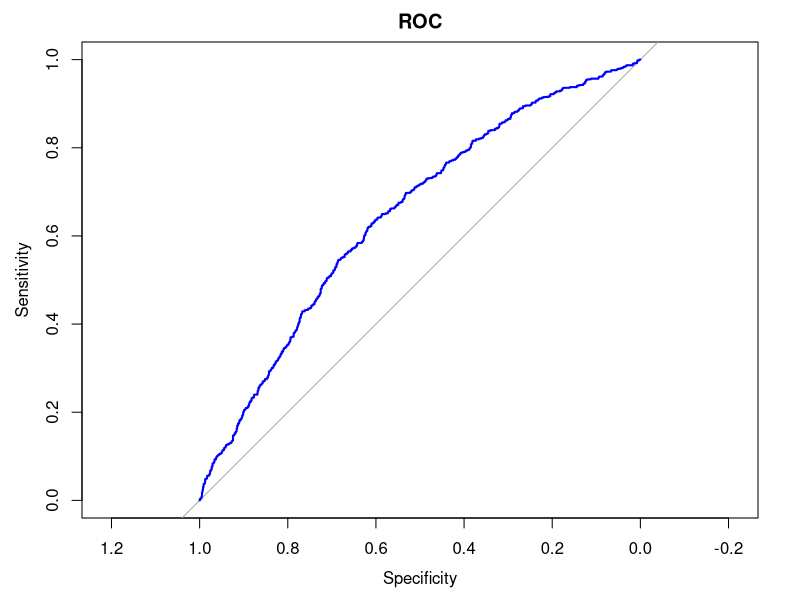
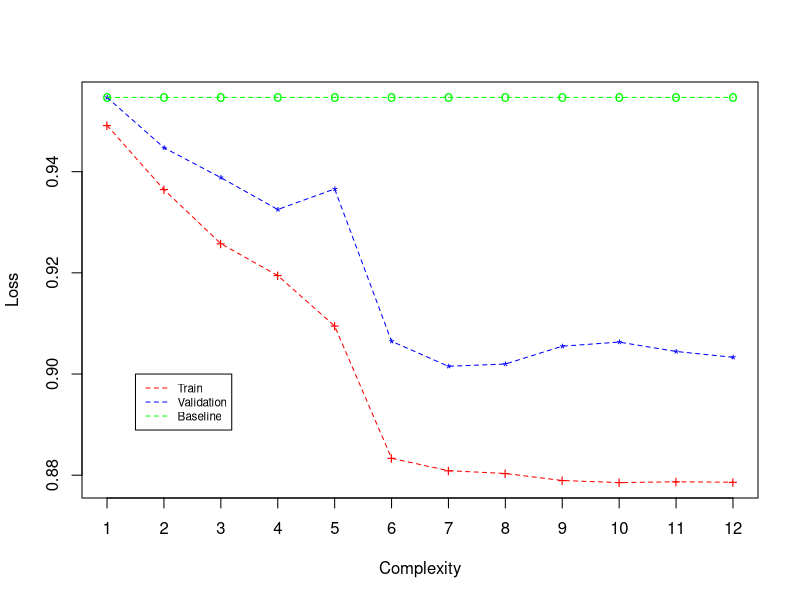
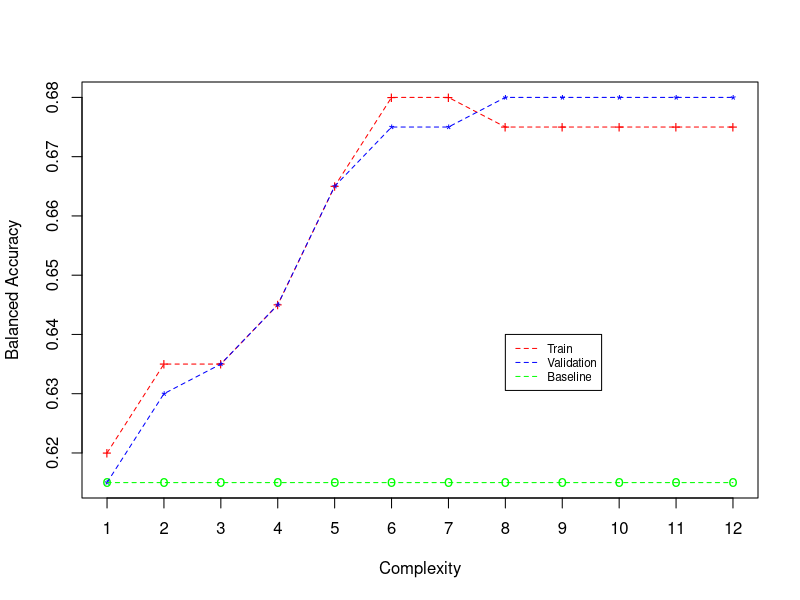

These charts were generated, in order, by the following R code: (Note: a time limit stopped this script after it produced the figures.)
#----------------------------------------------------------------#
# INF-0615 Aprendizado Supervisionado I                          #
#                                                                #
# Trabalho 02                                                    #
#----------------------------------------------------------------#
# Nome COMPLETO dos integrantes do grupo:                        #
#                                                                #
# - Evandro Santos Rocha                                         #
# - Laíssa Pacheco de Oliveira                                   #
# - Rafael Dantas de Moura                                       #
#                                                                #
#----------------------------------------------------------------#


#######################################
# FUNÇÕES DE APOIO                    #
#######################################

# Escreve a funcao de hipotese dada as features continuas e o 
# respectivo grau polinomial
getHypothesis <- function(feature_names, degree){
    
    hypothesis_string <- "hypothesis <- formula(target ~ "
    for(d in 1:degree){
        for(i in 1:length(feature_names)){
            hypothesis_string <- paste(hypothesis_string, 
                                       "I(", feature_names[i], "^", d, ") + ",
                                       sep = "")
        }
    }
    hypothesis_string <- substr(hypothesis_string, 1, nchar(hypothesis_string)-3)
    hypothesis_string <- paste(hypothesis_string, ")")
    hypothesis <- eval(parse(text=hypothesis_string))
    return(hypothesis)
}


# Calcula a loss de um modelo dado os valores preditos e os labels
getLoss <- function(y_true, y_pred){
    y_true <- as.numeric(y_true) - 1
    
    totalLoss <- 0
    eps <- 1e-9
    # Recall: length(y_true) == length(y_pred)
    # loss = (1-y)*log2(1 - p + eps)) + y*log(p + eps)
    # eps is used for numerical stability, it is very close to 0.
    # Supose we have y = 1 and p = 1 (perfect prediction), the loss (without eps)
    # would be 0*log2(0) + 1*log(1). It would result in NaN
    # because of 0*log2(0). With eps: 0*log2(1e-9) + 1*log(1 + 1e-9) 
    for(i in 1:length(y_true)){
        loss <- -1*((1 - y_true[i])*log2(1 - y_pred[i] + eps) + y_true[i]*log2(y_pred[i] + eps))
        totalLoss <- totalLoss + loss
    }
    totalLoss <- totalLoss/(length(y_true))
    return(totalLoss)
}

# Calcula a matriz de confusão relativa 
calculaMatrizConfusaoRelativa <- function(cm){
    
    # Aplicamos a transposição para garantir que a referencia
    # fique nas linhas e a predicao nas colunas
    cm_absolute = t(cm$table)
    
    # SEMPRE construam e reportem a matriz de confusao relativa!
    cm_relative = cm_absolute
    
    cm_relative[1,1] = round(cm_absolute[1,1]/sum(cm_absolute[1,]), digits=2)
    cm_relative[1,2] = round(cm_absolute[1,2]/sum(cm_absolute[1,]), digits=2)
    cm_relative[2,1] = round(cm_absolute[2,1]/sum(cm_absolute[2,]), digits=2)
    cm_relative[2,2] = round(cm_absolute[2,2]/sum(cm_absolute[2,]), digits=2)
    
    return(cm_relative)  
}


#######################################
# PREPARAÇÃO DE AMBIENTE DE TRABALHO  #
#######################################

#install.packages("glmnet")
#install.packages("caret")
#install.packages("pROC")

set.seed(13)

library(glmnet)
library(caret)
library(pROC)


#######################################
# DÚVIDAS / PENDÊNCIAS                #
#######################################
# #1. ( ) Conjunto de teste e SARS
# #2. ( ) Relatório
# #3. (X) Encontrar os pontos ótimos para cada simulação
# #4. ( ) Experimentar normalizar com Min-Max
# #5. ( ) Quando normalizado por Z-Norma, o desvio-padrão não foi igual a 1. É um problema?
# #6. ( ) Testar outro balanceamento?
# #7. ( ) Desenhar a curva ROC para outros balanceamento
# #8. ( ) Avaliar as matrizes de confusão
# #9. ( ) Plotar ViesVariancia e Acuraria tudo junto



###############################################################################
# Questao 1                                                                   #
# ---------                                                                   #
#                                                                             #
# Inspecionem os dados. Quantos exemplos vocês tem? Há exemplos com           #
# features sem anotações? Como vocês lidariam com isso?                       #
#                                                                             #
###############################################################################


### Carregando as bases de dados ### 
trainSet <- read.csv("proteins_training_set.csv")
valSet <- read.csv("proteins_validation_set.csv")
testSet <- read.csv("proteins_test_set.csv")
sarsSet <- read.csv("SARS_test_set.csv")

summary(trainSet)
summary(valSet)
summary(testSet)
summary(sarsSet)

head(trainSet, 5)
#  start_position end_position chou_fasman emini kolaskar_tongaonkar parker isoelectric_point aromaticity hydrophobicity stability target
#1           1065         1076       0.994 1.790               1.010  2.367          5.562073  0.11792829    -0.04501992  32.41882      1
#2            380          392       1.065 0.209               1.024  0.885          5.718933  0.07129456    -0.19005629  34.84936      1
#3             11           18       0.950 1.080               1.048  1.950          4.348450  0.15267176    -0.31145038  35.35763      1
#4            105          119       0.836 0.028               1.083 -0.827         11.713196  0.06428571    -0.62285714  79.02714      1
#5            172          186       1.014 0.185               1.044  1.960          4.749329  0.03626943     0.30932642  30.14974      1

head(valSet, 5)
#  start_position end_position chou_fasman emini kolaskar_tongaonkar parker isoelectric_point aromaticity hydrophobicity stability target
#1            581          590       1.081 5.160               0.916  5.500          6.740540  0.10000000    -0.70412500  33.18163      1
#2            366          375       0.728 0.778               1.014  0.550          5.702576  0.03141361    -0.07643979  30.19319      1
#3            173          181       0.939 1.327               1.012  1.800          5.226501  0.07370518     0.01633466  14.67331      1
#4            583          597       1.038 0.530               1.049  0.267          4.971985  0.08785942    -0.10143770  47.00623      1
#5            416          430       0.915 0.096               1.111  1.513          8.778992  0.05454545     0.15490909  43.05618      1

head(testSet, 5)
#  start_position end_position chou_fasman emini kolaskar_tongaonkar parker isoelectric_point aromaticity hydrophobicity stability target
#1             22           26       0.888 0.633               0.974   2.66          6.867493  0.10384615     -0.5788462  21.68462      1
#2             28           32       0.916 1.757               1.040   1.70          6.899475  0.12582781      0.2562914  20.35828      1
#3            262          266       0.822 0.110               1.157  -4.18          4.988220  0.06060606     -0.6154882  43.38855      1
#4              2            6       1.198 2.614               0.923   4.38          4.487366  0.05509182     -0.6919866  68.59666      1
#5            154          158       1.042 1.919               0.984   4.26         10.843933  0.02577320     -1.0726804  22.58918      1


head(sarsSet, 5)
#  start_position end_position chou_fasman emini kolaskar_tongaonkar parker isoelectric_point aromaticity hydrophobicity stability target
#1              1           17       0.887 0.040               1.056 -2.159          5.569763   0.1163347    -0.06111554  33.20512      0
#2              1           15       0.869 0.047               1.056 -2.500          5.569763   0.1163347    -0.06111554  33.20512      0
#3              2           10       0.621 0.042               1.148 -7.467          5.569763   0.1163347    -0.06111554  33.20512      0
#4              6           20       1.021 0.230               1.049  0.927          5.569763   0.1163347    -0.06111554  33.20512      0
#5              9           25       1.089 0.627               1.015  3.165          5.569763   0.1163347    -0.06111554  33.20512      0

#------------------------------------------------#
# Tamanhos dos conjuntos de dados                #
#------------------------------------------------#

dim(trainSet)
#[1] 9204   11

dim(valSet)
#[1] 2303   11

dim(testSet)
#[1] 2878   11

dim(sarsSet)
#[1] 520  11

#-----------------------------------------------------------#
# Verificação se há registros repetidos entre os conjuntos  #
#-----------------------------------------------------------#

merge(trainSet, valSet)
merge(trainSet, testSet)
merge(valSet, testSet)

# transformando target em fator
trainSet$target <- as.factor(trainSet$target)
valSet$target   <- as.factor(valSet$target)
testSet$target  <- as.factor(testSet$target)
sarsSet$target  <- as.factor(sarsSet$target)


#------------------------------------------------#
# Tratamento de erros: NAs                       #
#------------------------------------------------#

#Há exemplos com features sem anotações?
any(is.na(trainSet))
any(is.na(valSet))
any(is.na(testSet))
any(is.na(sarsSet))


###############################################################################
# Questao 2                                                                   #
# ---------                                                                   #
#                                                                             #
# Inspecionem a frequência de cada classe.                                    # 
# A base de dados está balanceada ?                                           #
# Se não, como vocês lidarão com o desbalanceamento ?                         #
#                                                                             #
###############################################################################

### Verifica Frequencia de cada uma das classes ###
trainFrequency = table(trainSet$target)
trainFrequency
#0    1 
#6709 2495

# RESULTADO: não está balanceado, pois a frequência da classe "0" 
#            é cerca 2,7 vezes maior do que a da classe "1"

# Balanceamento pela ponderacao da função de erro

relative_frequency = trainFrequency/sum(trainFrequency)
relative_frequency

w_positive = 1 - relative_frequency[2]
w_negative = 1 - relative_frequency[1]

w_positive
w_negative

# Inicializando com zeros o vetor de pesos
weights <- rep(0.0, dim(trainSet)[1])

# Associando o peso dos positivos (w_positive) aos respectivos exemplos
weights[trainSet$target == 1] = w_positive 

# Associando o peso dos negatives (w_negative) aos respectivos exemplos
weights[trainSet$target == 0] = w_negative 

###############################################################################
# Questao 3                                                                   #
# ---------                                                                   #
#                                                                             #
# Apliquem alguma técnica de normalização de forma a deixa os dados           #
# mais bem preparados para o treinamento.                                     # 
#                                                                             #
###############################################################################

## Normalizacao Z-norma 
mean_features <- apply(trainSet[,1:(ncol(trainSet)-1)], 2, mean)
mean_features

sd_features <- apply(trainSet[,1:(ncol(trainSet)-1)], 2, sd)
sd_features

trainSet[,1:(ncol(trainSet)-1)] <- sweep(trainSet[,1:(ncol(trainSet)-1)], 2, mean_features, "-")
trainSet[,1:(ncol(trainSet)-1)] <- sweep(trainSet[,1:(ncol(trainSet)-1)], 2, sd_features, "/")
summary(trainSet)

valSet[,1:(ncol(valSet)-1)] <- sweep(valSet[,1:(ncol(valSet)-1)], 2, mean_features, "-")
valSet[,1:(ncol(valSet)-1)] <- sweep(valSet[,1:(ncol(valSet)-1)], 2, sd_features, "/")
summary(valSet)

testSet[,1:(ncol(testSet)-1)] <- sweep(testSet[,1:(ncol(testSet)-1)], 2, mean_features, "-")
testSet[,1:(ncol(testSet)-1)] <- sweep(testSet[,1:(ncol(testSet)-1)], 2, sd_features, "/")
summary(testSet)

sarsSet[,1:(ncol(sarsSet)-1)] <- sweep(sarsSet[,1:(ncol(sarsSet)-1)], 2, mean_features, "-")
sarsSet[,1:(ncol(sarsSet)-1)] <- sweep(sarsSet[,1:(ncol(sarsSet)-1)], 2, sd_features, "/")
summary(sarsSet)


###############################################################################
# Questao 4                                                                   #
# ---------                                                                   #
#                                                                             #
# Como baseline, treinem uma regressão logística com todas as features para   #
# predizer se haverá ou não a produção de anticorpos. Reportem a matriz       #
# de confusão relativa, o TPR, o TNR e a acurácia balanceada nas bases de     #
# treinamento, validação e teste (apenas arquivo proteins_teste_set.csv).     #
#                                                                             #
###############################################################################

############ Training Models ############
feature_names <- colnames(trainSet)[1:(ncol(trainSet)-1)]
feature_names

hypothesis <- getHypothesis(feature_names, 1)
hypothesis

x_train <- model.matrix(hypothesis, trainSet)
x_train
y_train <- trainSet$target
y_train

model <- glmnet(x_train, y_train,  family="binomial", standardize = FALSE,
                weights = weights,
                maxit = 1e+05, alpha=0, lambda = 1e-2)

### Verificando os thetas aprendidos ###
model$beta
model$a0 # valor do theta0 (intercept)

trainPred <- predict(model, newx = x_train, type="response")
trainPred

length(trainPred)
summary(trainPred)

#converting to class
trainClassPred <- trainPred

#### THRESHOLD ####
# Threshold = 0.5 
trainClassPred[trainPred >= 0.5] <- 1
trainClassPred[trainPred < 0.5] <- 0
trainClassPred

#### Balanced Loss
lossN = getLoss(trainSet$target[trainSet$target == 0], trainPred[trainSet$target == 0])
lossP = getLoss(trainSet$target[trainSet$target == 1], trainPred[trainSet$target == 1])

lossN
#[1] 0.9482049

lossP
#[1] 0.9500705

(lossN+lossP)/2
#[1] 0.9491377

cm <- confusionMatrix(data = as.factor(trainClassPred), 
                      reference = as.factor(trainSet$target), 
                      positive='1')


cm$table # Devemos transpo-la para deixar os labels nas linhas 
         # e as predicoes nas colunas. Bem como devemos deixa-la
         # em valores relativos de forma que as linhas somem 100%
         # A funcao "calculaMatrizConfusaoRelativa" ja realiza
         # ambos os procedimentos. 

#               Reference
#Prediction     0       1
#       0       4010    900
#       1       2699    1595

# SEMPRE construam e reportem a matriz de confusao relativa!
cm_relative <- calculaMatrizConfusaoRelativa(cm)
cm_relative

#               Reference
#Prediction     0       1
#       0       0.60    0.40
#       1       0.36    0.64

acc_bal_baseline <- (cm_relative[1,1] + cm_relative[2,2])/2
acc_bal_baseline
#[1] 0.62


#########################################
### Predicao no conjunto de validacao ###
#########################################
x_val <- model.matrix(hypothesis, valSet)
y_val <- valSet$target
valPred <- predict(model, newx = x_val, type="response")

#valPred

#converting to class
valClassPred <- valPred


#### THRESHOLD ####
# Threshold = 0.5 
valClassPred[valPred >= 0.5] <- 1
valClassPred[valPred < 0.5] <- 0
#valClassPred

# threshold = 0.9
#valClassPred[valPred >= 0.9] <- 1
#valClassPred[valPred < 0.9] <- 0


##### Let's see how well we did
#Loss 
lossN = getLoss(valSet$target[valSet$target == 0], valPred[valSet$target == 0])
lossP = getLoss(valSet$target[valSet$target == 1], valPred[valSet$target == 1])
lossN
#[1] 0.9556375
lossP
#[1] 0.9537103
loss_baseline <- (lossN+lossP)/2
loss_baseline
#[1] 0.9546739

cm <- confusionMatrix(data = as.factor(valClassPred), 
                      reference = as.factor(valSet$target), 
                      positive='1')


cm_relative <- calculaMatrizConfusaoRelativa(cm)
cm_relative

#               Reference
#Prediction     0       1
#         0     0.59    0.41
#         1     0.36    0.64

acc_bal_baseline <- (cm_relative[1,1] + cm_relative[2,2])/2
acc_bal_baseline
#[1] 0.615

# ROC Curve for baseline
ROC <- roc(valSet$target, valPred[,1], direction="<")
ROC
#rea under the curve: 0.6471

plot(ROC, col="blue", lwd=2, main="ROC")


#########################################
### Predicao no conjunto de teste ###
#########################################
x_test <- model.matrix(hypothesis, testSet)
y_test <- testSet$target
testPred <- predict(model, newx = x_test, type="response")

#testPred

#converting to class
testClassPred <- testPred


#### THRESHOLD ####
# Threshold = 0.5 
testClassPred[testPred >= 0.5] <- 1
testClassPred[testPred < 0.5] <- 0
#testClassPred

# threshold = 0.9
#testClassPred[testPred >= 0.9] <- 1
#testClassPred[testPred < 0.9] <- 0


##### Let's see how well we did
#Loss 
lossN = getLoss(testSet$target[testSet$target == 0], testPred[testSet$target == 0])
lossP = getLoss(testSet$target[testSet$target == 1], testPred[testSet$target == 1])
lossN
#[1] 0.943964
lossP
#[1] 0.9424939
loss_baseline_test <- (lossN+lossP)/2
loss_baseline_test
#[1] 0.9432289

cm <- confusionMatrix(data = as.factor(testClassPred), 
                      reference = as.factor(testSet$target), 
                      positive='1')


cm_relative <- calculaMatrizConfusaoRelativa(cm)
cm_relative

#               Reference
#Prediction     0       1
#       0       0.60    0.40
#       1       0.36    0.64


acc_bal_baseline_test <- (cm_relative[1,1] + cm_relative[2,2])/2
acc_bal_baseline_test
#[1] 0.62



###############################################################################
# Questao 5                                                                   #
# ---------                                                                   #
#                                                                             #
# Implementem soluções alternativas baseadas em regressão logística através   #
# da combinação das features ou modelos polinomiais para melhorar o           #
# resultado do baseline. Comparem suas soluções reportando a matriz de        #
# confusão relativa e a acurácia balanceada no conjunto de validação. Tomem   #
# apenas a melhor solução, baseada na acurácia balanceada no conjunto de      #
# validação, e reportem a matriz de confusão relativa, TPR, TNR e             #
# acurácia balanceada no conjunto de teste (apenas arquivo                    #
# proteins_teste_set.csv).                                                    #
#                                                                             #
###############################################################################

############# Polynomial analysis ###########
loss_train <- c()
loss_val <- c()

acc_train <- c()
acc_val <- c()

feature_names <- colnames(trainSet)[1:(ncol(trainSet)-1)]

## Polynomial Analysis
### Be careful! Higher polynomial degrees might not converge!
for(i in 1:12){  
    
    print(i)
    hypothesis <- getHypothesis(feature_names, i)
    
    # Applying hypothesis and training the model
    x_train <- model.matrix(hypothesis, trainSet)
    y_train <- trainSet$target
    model <- glmnet(x_train, y_train,  family="binomial", 
                    weights = weights,
                    standardize = FALSE, maxit = 1e+05, 
                    alpha=0, lambda = 1e-2)
    
    trainPred <- predict(model, newx = x_train, type="response")
    
    #converting to class
    trainClassPred <- trainPred
    
    #### THRESHOLD ####
    # Threshold = 0.5 
    trainClassPred[trainPred >= 0.5] <- 1
    trainClassPred[trainPred < 0.5] <- 0
    #trainClassPred
    
    lossN = getLoss(trainSet$target[trainSet$target == 0], trainPred[trainSet$target == 0])
    lossP = getLoss(trainSet$target[trainSet$target == 1], trainPred[trainSet$target == 1])
    mean_loss_train <- (lossN+lossP)/2
    
    cm <- confusionMatrix(data = as.factor(trainClassPred), 
                          reference = as.factor(trainSet$target), 
                          positive='1')
    
    
    cm_relative <- calculaMatrizConfusaoRelativa(cm)
    acc_bal_train <- (cm_relative[1,1] + cm_relative[2,2])/2
 
    # Validation
    x_val <- model.matrix(hypothesis, valSet)
    y_val <- valSet$target
    valPred <- predict(model, newx = x_val, type="response")
    
    #converting to class
    valClassPred <- valPred
    
    #### THRESHOLD ####
    # Threshold = 0.5 
    valClassPred[valPred >= 0.5] <- 1
    valClassPred[valPred < 0.5] <- 0
    
    ##### Let's see how well we did
    #Loss 
    lossN = getLoss(valSet$target[valSet$target == 0], valPred[valSet$target == 0])
    lossP = getLoss(valSet$target[valSet$target == 1], valPred[valSet$target == 1])
    mean_loss_val <- (lossN+lossP)/2
    mean_loss_val
    
    cm <- confusionMatrix(data = as.factor(valClassPred), 
                          reference = as.factor(valSet$target), 
                          positive='1')
    
    cm_relative <- calculaMatrizConfusaoRelativa(cm)
    acc_bal_val <- (cm_relative[1,1] + cm_relative[2,2])/2
    
    loss_train[i] <- mean_loss_train
    loss_val[i] <- mean_loss_val
    
    acc_train[i] <- acc_bal_train 
    acc_val[i] <- acc_bal_val
    
    print(cm_relative)
    print(acc_bal_val)
}

############# Plotting Loss ############
plot(loss_train, xlab="Complexity", ylab="Loss", 
     pch="+", col="red",  xaxt="n", 
     ylim=c(min(c(loss_train, loss_val)),
            max(c(loss_train, loss_val))))


axis(1, at=1:12, labels=seq(from = 1, to = 12, by = 1), las=1)
points(loss_val, pch="*", col="blue")
points(rep(loss_baseline, length(loss_val)), pch="o", col="green")

lines(loss_train, col="red", lty=2)
lines(loss_val, col="blue", lty=2)
lines(rep(loss_baseline, length(loss_val)), col="green", lty=2)
legend(1.5, 0.9, legend=c("Train", "Validation", "Baseline"),
       col=c("red","blue","green"), lty=2, cex=0.7)

############ Ploting Acc Balanced ############
plot(acc_train, xlab="Complexity", ylab="Balanced Accuracy", 
     pch="+", col="red",  xaxt="n", 
     ylim=c(min(c(acc_train, acc_val)),
            max(c(acc_train, acc_val))))

axis(1, at=1:12, labels=seq(from = 1, to = 12, by = 1), las=1)
points(acc_val, pch="*", col="blue")
points(rep(acc_bal_baseline, length(acc_val)), pch="o", col="green")

lines(acc_train, col="red", lty=2)
lines(acc_val, col="blue", lty=2)
lines(rep(acc_bal_baseline, length(acc_val)), col="green", lty=2)
legend(8.0, 0.64, legend=c("Train", "Validation", "Baseline"),
       col=c("red","blue","green"), lty=2, cex=0.7)

#### Testing #### 


# Melhor solução: 
#   Pela curva de vies e variancia, o ponto ótimo está entre 7, 8 ou 9
#   Pela curva da acuracia, está a partir de 8
#   Então, adotaremos 8 como o melhor modelo
i <- 8
i

acc_val[i]
#[1] 0.68


###### TODO: aplicar para o conjunto de teste

hypothesis <- getHypothesis(feature_names, i)

x_train <- model.matrix(hypothesis, trainSet)
y_train <- trainSet$target
model <- glmnet(x_train, y_train,  family="binomial", standardize = FALSE, 
                weights = weights,
                alpha=0, maxit = 1e+05, trace.it=1, lambda = 1e-2)

#trainPred <- predict(model, newx = x_train, type="response")

x_test <- model.matrix(hypothesis, testSet)
y_test <- testSet$target
testPred <- predict(model, newx = x_test, type="response")

#converting to class
testClassPred <- testPred

#### THRESHOLD ####
# Threshold = 0.5 
testClassPred[testPred >= 0.5] <- 1
testClassPred[testPred < 0.5] <- 0
testClassPred
table(testClassPred)

##### Let's see how good the model performs
#Loss 
lossN = getLoss(testSet$target[testSet$target == 0], testPred[testSet$target == 0])
lossP = getLoss(testSet$target[testSet$target == 1], testPred[testSet$target == 1])
mean_loss_test <- (lossN+lossP)/2
mean_loss_test 

cm <- confusionMatrix(data = as.factor(testClassPred), 
                      reference = as.factor(testSet$target), 
                      positive='1')

cm_relative <- calculaMatrizConfusaoRelativa(cm)
cm_relative
#               Reference
#Prediction     0       1
#       0       0.65    0.35
#       1       0.30    0.70

acc_test_bal <- (cm_relative[1,1] + cm_relative[2,2])/2
acc_test_bal
#[1] 0.675


############ Combining Features ###########
cor(trainSet[1:(ncol(trainSet)-1)])

f01 <- formula(target ~ .)

f02 <- formula(target ~ . + (start_position+end_position+chou_fasman+emini
                             +kolaskar_tongaonkar+parker+isoelectric_point
                             +aromaticity+hydrophobicity+stability)^2)

f03 <- formula(target ~ . + (start_position+end_position+chou_fasman+emini
                             +kolaskar_tongaonkar+parker+isoelectric_point
                             +aromaticity+hydrophobicity+stability)^3)

f04 <- formula(target ~ . + (start_position+end_position+chou_fasman+emini
                             +kolaskar_tongaonkar+parker+isoelectric_point
                             +aromaticity+hydrophobicity+stability)^4)

f05 <- formula(target ~ . + (start_position+end_position+chou_fasman+emini
                             +kolaskar_tongaonkar+parker+isoelectric_point
                             +aromaticity+hydrophobicity+stability)^5)

f06 <- formula(target ~ . + (start_position+end_position+chou_fasman+emini
                             +kolaskar_tongaonkar+parker+isoelectric_point
                             +aromaticity+hydrophobicity+stability)^6)

formulas <- c(f01, f02, f03, f04, f05, f06)

loss_train <- c()
loss_val <- c()

acc_train <- c()
acc_val <- c()

i <- 1
for(f in formulas){  

    # Applying hypothesis and training the model
    x_train <- model.matrix(f, trainSet)
    y_train <- trainSet$target
    model <- glmnet(x_train, y_train,  family="binomial", 
                    weights = weights,
                    standardize = FALSE, maxit = 1e+05, 
                    alpha=0, lambda = 1e-2)
    
    trainPred <- predict(model, newx = x_train, type="response")
    
    #converting to class
    trainClassPred <- trainPred
    
    #### THRESHOLD ####
    # Threshold = 0.5 
    trainClassPred[trainPred >= 0.5] <- 1
    trainClassPred[trainPred < 0.5] <- 0
    #trainClassPred
    
    lossN = getLoss(trainSet$target[trainSet$target == 0], trainPred[trainSet$target == 0])
    lossP = getLoss(trainSet$target[trainSet$target == 1], trainPred[trainSet$target == 1])
    mean_loss_train <- (lossN+lossP)/2
    print(mean_loss_train)
    
    cm <- confusionMatrix(data = as.factor(trainClassPred), 
                          reference = as.factor(trainSet$target), 
                          positive='1')
    
    
    cm_relative <- calculaMatrizConfusaoRelativa(cm)
    acc_bal_train <- (cm_relative[1,1] + cm_relative[2,2])/2
    
    
    # Validation
    x_val <- model.matrix(f, valSet)
    y_val <- valSet$target
    valPred <- predict(model, newx = x_val, type="response")
    
    #converting to class
    valClassPred <- valPred
    
    #### THRESHOLD ####
    # Threshold = 0.5 
    valClassPred[valPred >= 0.5] <- 1
    valClassPred[valPred < 0.5] <- 0
    
    ##### Let's see how well we did
    #Loss 
    lossN = getLoss(valSet$target[valSet$target == 0], valPred[valSet$target == 0])
    lossP = getLoss(valSet$target[valSet$target == 1], valPred[valSet$target == 1])
    mean_loss_val <- (lossN+lossP)/2
    
    
    cm <- confusionMatrix(data = as.factor(valClassPred), 
                          reference = as.factor(valSet$target), 
                          positive='1')
    
    cm_relative <- calculaMatrizConfusaoRelativa(cm)
    acc_bal_val <- (cm_relative[1,1] + cm_relative[2,2])/2
    
    loss_train[i] <- mean_loss_train
    loss_val[i] <- mean_loss_val
    
    acc_train[i] <- acc_bal_train 
    acc_val[i] <- acc_bal_val 
    
    print(cm_relative)
    print(acc_bal_val)
    
    i <- i + 1
}

############# Plotting Loss ############
plot(loss_train, xlab="Complexity", ylab="Loss", 
     pch="+", col="red",  xaxt="n", 
     ylim=c(min(c(loss_train, loss_val)),
            max(c(loss_train, loss_val))))

axis(1, at=1:6, labels=seq(from = 1, to = 6, by = 1), las=1)
points(loss_val, pch="*", col="blue")
points(rep(loss_baseline, length(loss_val)), pch="o", col="green")

lines(loss_train, col="red", lty=2)
lines(loss_val, col="blue", lty=2)
lines(rep(loss_baseline, length(loss_val)), col="green", lty=2)
legend(1.0, 0.86, legend=c("Train", "Validation", "Baseline"),
       col=c("red","blue","green"), lty=2, cex=0.7)

############ Ploting Acc Balanced ############
plot(acc_train, xlab="Complexity", ylab="Balanced Accuracy", 
     pch="+", col="red",  xaxt="n", 
     ylim=c(min(c(acc_train, acc_val)),
            max(c(acc_train, acc_val))))

axis(1, at=1:6, labels=seq(from = 1, to = 6, by = 1), las=1)
points(acc_val, pch="*", col="blue")
points(rep(acc_bal_baseline, length(acc_val)), pch="o", col="green")

lines(acc_train, col="red", lty=2)
lines(acc_val, col="blue", lty=2)
lines(rep(acc_bal_baseline, length(acc_val)), col="green", lty=2)
legend(1.0, 0.69, legend=c("Train", "Validation", "Baseline"),
       col=c("red","blue","green"), lty=2, cex=0.7)


#### Testing #### 

# melhor modelo entre os de combinaçã de features
i <- 4

acc_val[i]
#[1] 0.66

f <- formulas[[i]]
x_train <- model.matrix(f, trainSet)
y_train <- trainSet$target
model <- glmnet(x_train, y_train,  family="binomial", standardize = FALSE, 
                weights = weights,
                alpha=0, maxit = 1e+05, trace.it=1, lambda = 1e-2)


x_test <- model.matrix(f, testSet)
y_test <- testSet$target
testPred <- predict(model, newx = x_test, type="response")

#converting to class
testClassPred <- testPred

#### THRESHOLD ####
# Threshold = 0.5 
testClassPred[testPred >= 0.5] <- 1
testClassPred[testPred < 0.5] <- 0

##### Let's see how good the model performs
#Loss 
lossN = getLoss(testSet$target[testSet$target == 0], testPred[testSet$target == 0])
lossP = getLoss(testSet$target[testSet$target == 1], testPred[testSet$target == 1])
mean_loss_test <- (lossN+lossP)/2
mean_loss_test

cm <- confusionMatrix(data = as.factor(testClassPred), 
                      reference = as.factor(testSet$target), 
                      positive='1')

cm_relative <- calculaMatrizConfusaoRelativa(cm)
cm_relative
acc_bal_test <- (cm_relative[1,1] + cm_relative[2,2])/2
acc_bal_test
#[1] 0.67

###############################################################################
# Questao 6                                                                   #
# ---------                                                                   #
#                                                                             #
# Tomem um dos modelos do item anterior e varie o fator de                    #
# regularização [gama]. Criem a curva viés/variância colocando os diferentes  #
# valores de [gama] no eixo das das abscissas. Identifiquem as regiões de     #
# underfitting, ponto ótimo e overfitting, e então tomem o modelo com o       #
# melhor fator de regularização e reporte a matriz de confusão relativa,      #
# o TPR, o TNR e a acurácia balanceada no conjunto de teste (apenas arquivo   #
# proteins_teste_set.csv). Lembrem-se que a curva viés/variância é criada     #
# utilizando apenas os dados de treinamento e de validação!.                  #
#                                                                             #
###############################################################################

############ Regularization Analysis ############
loss_train <- c()
loss_val <- c()

acc_train <- c()
acc_val <- c()

lambda_values <- c(1.0, 0.1, 1e-2, 1e-3, 1e-4, 1e-5, 1e-6)


# Nosso melhor modelo
hypothesis <- getHypothesis(feature_names, 8)

i <- 1
for(l in lambda_values){
    
    print(l)
    # Applying hypothesis and training the model
    x_train <- model.matrix(hypothesis, trainSet)
    y_train <- trainSet$target
    model <- glmnet(x_train, y_train,  family="binomial", 
                    weights = weights,
                    standardize = FALSE, maxit = 1e+05, 
                    alpha=0, lambda = l)
    
    trainPred <- predict(model, newx = x_train, type="response")
    
    #converting to class
    trainClassPred <- trainPred
    
    #### THRESHOLD ####
    # Threshold = 0.5 
    trainClassPred[trainPred >= 0.5] <- 1
    trainClassPred[trainPred < 0.5] <- 0
    #trainClassPred
    
    lossN = getLoss(trainSet$target[trainSet$target == 0], trainPred[trainSet$target == 0])
    lossP = getLoss(trainSet$target[trainSet$target == 1], trainPred[trainSet$target == 1])
    mean_loss_train <- (lossN+lossP)/2
    
    cm <- confusionMatrix(data = as.factor(trainClassPred), 
                          reference = as.factor(trainSet$target), 
                          positive='1')
    
    
    cm_relative <- calculaMatrizConfusaoRelativa(cm)
    acc_bal_train <- (cm_relative[1,1] + cm_relative[2,2])/2
    
    
    # Validation
    x_val <- model.matrix(hypothesis, valSet)
    y_val <- valSet$target
    valPred <- predict(model, newx = x_val, type="response")
    
    #converting to class
    valClassPred <- valPred
    
    #### THRESHOLD ####
    # Threshold = 0.5 
    valClassPred[valPred >= 0.5] <- 1
    valClassPred[valPred < 0.5] <- 0
    
    ##### Let's see how well we did
    #Loss 
    lossN = getLoss(valSet$target[valSet$target == 0], valPred[valSet$target == 0])
    lossP = getLoss(valSet$target[valSet$target == 1], valPred[valSet$target == 1])
    mean_loss_val <- (lossN+lossP)/2
    
    
    cm <- confusionMatrix(data = as.factor(valClassPred), 
                          reference = as.factor(valSet$target), 
                          positive='1')
    
    cm_relative <- calculaMatrizConfusaoRelativa(cm)
    acc_bal_val <- (cm_relative[1,1] + cm_relative[2,2])/2
    
    loss_train[i] <- mean_loss_train
    loss_val[i] <- mean_loss_val
    
    acc_train[i] <- acc_bal_train 
    acc_val[i] <-acc_bal_val 
    i <- i + 1
    
}


############################################
# Pay attention on warnings! They might or #
# not prejudice your model performance!    #
############################################

############# Plotting Loss ############
plot(loss_train, xlab="Regularization factor (lambda)", ylab="Loss", 
     pch="+", col="red",  xaxt="n", 
     ylim=c(min(c(loss_train, loss_val)),
            max(c(loss_train, loss_val))))

axis(1, at=1:length(lambda_values), labels=lambda_values, 
     cex.axis=0.5, las=2)

points(loss_val, pch="*", col="blue")
points(rep(loss_baseline, length(loss_val)), pch="o", col="green")

lines(loss_train, col="red", lty=2)
lines(loss_val, col="blue", lty=2)
lines(rep(loss_baseline, length(loss_val)), col="green", lty=2)
legend(1, 0.9, legend=c("Train", "Validation", "Baseline"),
       col=c("red","blue","green"), lty=2, cex=0.7)

############ Ploting Acc Balanced ############
plot(acc_train, xlab="Regularization factor (lambda)", ylab="Acc Balanced", 
     pch="+", col="red",  xaxt="n", 
     ylim=c(min(c(acc_train, acc_val)),
            max(c(acc_train, acc_val))))

axis(1, at=1:length(lambda_values), labels=lambda_values, 
     cex.axis=0.5, las=2)
points(acc_val, pch="*", col="blue")
points(rep(acc_bal_baseline, length(acc_val)), pch="o", col="green")

lines(acc_train, col="red", lty=2)
lines(acc_val, col="blue", lty=2)
lines(rep(acc_bal_baseline, length(acc_val)), col="green", lty=2)
legend(5, 0.64, legend=c("Train", "Validation", "Baseline"),
       col=c("red","blue","green"), lty=2, cex=0.7)

#### Testing #### 

#### best lambda 

i <- 4

acc_val[i]
#[1] 0.685

best_lambda <- lambda_values[i]
best_lambda

x_train <- model.matrix(hypothesis, trainSet)
y_train <- trainSet$target
model <- glmnet(x_train, y_train,  family="binomial", standardize = FALSE, 
                weights = weights,
                alpha=0, maxit = 1e+05, trace.it=1, lambda = best_lambda)

trainPred <- predict(model, newx = x_train, type="response")

x_test <- model.matrix(hypothesis, testSet)
y_test <- testSet$target
testPred <- predict(model, newx = x_test, type="response")

#converting to class
testClassPred <- testPred

#### THRESHOLD ####
# Threshold = 0.5 
testClassPred[testPred >= 0.5] <- 1
testClassPred[testPred < 0.5] <- 0

##### Let's see how good the model performs
#Loss 
lossN = getLoss(testSet$target[testSet$target == 0], testPred[testSet$target == 0])
lossP = getLoss(testSet$target[testSet$target == 1], testPred[testSet$target == 1])
mean_loss_test <- (lossN+lossP)/2
mean_loss_test
#[1] 0.8750917


cm <- confusionMatrix(data = as.factor(testClassPred), 
                      reference = as.factor(testSet$target), 
                      positive='1')

cm_relative <- calculaMatrizConfusaoRelativa(cm)
cm_relative
#               Reference
#Prediction     0       1
#       0       0.66    0.34
#       1       0.31    0.69

acc_bal_test <- (cm_relative[1,1] + cm_relative[2,2])/2
acc_bal_test
#[1] 0.675


##### SARS

x_sars <- model.matrix(hypothesis, sarsSet)
y_sars <- sarsSet$target
sarsPred <- predict(model, newx = x_sars, type="response")

#converting to class
sarsClassPred <- sarsPred

#### THRESHOLD ####
# Threshold = 0.5 
sarsClassPred[sarsPred >= 0.5] <- 1
sarsClassPred[sarsPred < 0.5] <- 0

##### Let's see how good the model performs
#Loss 
lossN = getLoss(sarsSet$target[sarsSet$target == 0], sarsPred[sarsSet$target == 0])
lossP = getLoss(sarsSet$target[sarsSet$target == 1], sarsPred[sarsSet$target == 1])
mean_loss_sars <- (lossN+lossP)/2
mean_loss_sars


cm <- confusionMatrix(data = as.factor(sarsClassPred), 
                      reference = as.factor(sarsSet$target), 
                      positive='1')

cm_relative <- calculaMatrizConfusaoRelativa(cm)
cm_relative
#               Reference
#Prediction     0       1
#       0       0.25    0.75
#       1       0.18    0.82

acc_bal_sars <- (cm_relative[1,1] + cm_relative[2,2])/2
acc_bal_sars
#[1] 0.535




###############################################################################
# Questao 7                                                                   #
# -----------                                                                 #
#                                                                             #
# Escrevam um relatório de no máximo 5 páginas:                               #
#                                                                             #
###############################################################################


###############################################################################
# Questao 7.a                                                                 #
# -----------                                                                 #
#                                                                             #
# Descrevam o que foi feito, bem como as diferenças entre o seu melhor        #
# modelo e o seu baseline;                                                    #
#                                                                             #
###############################################################################



###############################################################################
# Questao 7.b                                                                 #
# -----------                                                                 #
#                                                                             #
# Após desenvolverem todos os modelos, tomem o melhor modelo de todos         #
# (melhor performance no conjunto de validação). Reportem a matriz de         #
# confusão relativa e acurácia balanceada nos conjuntos de teste              #
# proteins_teste_set.csv e SARS_test_csv. Há uma diferença significativa      #
# entre eles ? Se sim, qual explicação você daria para essa diferença ?       #
#                                                                             #
###############################################################################


###############################################################################
# Questao 7.c                                                                 #
# -----------                                                                 #
#                                                                             #
# Uma Seção de conclusão do relatório explicando a diferença entre os         #
# modelos e o porquê que estas diferenças levaram a resultados piores ou      #
# melhores.                                                                   #
#                                                                             #
###############################################################################
